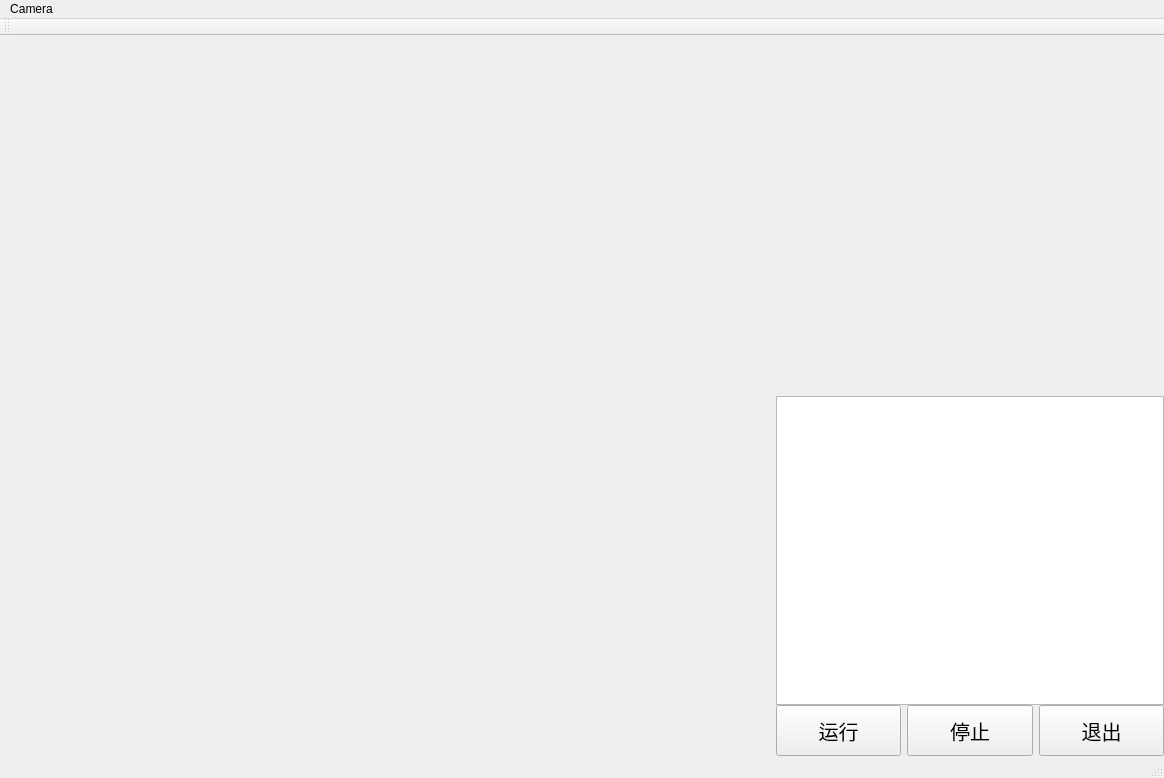
<?xml version="1.0" encoding="UTF-8"?>
<ui version="4.0">
 <class>MainWindow</class>
 <widget class="QMainWindow" name="MainWindow">
  <property name="geometry">
   <rect>
    <x>0</x>
    <y>0</y>
    <width>1164</width>
    <height>778</height>
   </rect>
  </property>
  <property name="sizePolicy">
   <sizepolicy hsizetype="Expanding" vsizetype="Expanding">
    <horstretch>0</horstretch>
    <verstretch>0</verstretch>
   </sizepolicy>
  </property>
  <property name="minimumSize">
   <size>
    <width>400</width>
    <height>300</height>
   </size>
  </property>
  <property name="windowTitle">
   <string>MainWindow</string>
  </property>
  <widget class="QWidget" name="centralWidget">
   <property name="sizePolicy">
    <sizepolicy hsizetype="Expanding" vsizetype="Expanding">
     <horstretch>0</horstretch>
     <verstretch>0</verstretch>
    </sizepolicy>
   </property>
   <layout class="QGridLayout" name="gridLayout_2" rowstretch="1,1" columnstretch="2,1">
    <property name="leftMargin">
     <number>0</number>
    </property>
    <property name="topMargin">
     <number>0</number>
    </property>
    <property name="rightMargin">
     <number>0</number>
    </property>
    <property name="bottomMargin">
     <number>0</number>
    </property>
    <property name="spacing">
     <number>0</number>
    </property>
    <item row="1" column="0">
     <layout class="QVBoxLayout" name="verticalLayout_2">
      <item>
       <widget class="CQtOpenCVViewerGl" name="opencvViewer_2" native="true"/>
      </item>
     </layout>
    </item>
    <item row="1" column="1">
     <layout class="QVBoxLayout" name="verticalLayout_3" stretch="6,1">
      <property name="spacing">
       <number>0</number>
      </property>
      <item>
       <widget class="QTextEdit" name="config_textEdit">
        <property name="textInteractionFlags">
         <set>Qt::TextSelectableByKeyboard|Qt::TextSelectableByMouse</set>
        </property>
       </widget>
      </item>
      <item>
       <layout class="QHBoxLayout" name="horizontalLayout">
        <item>
         <widget class="QPushButton" name="run_pushButton">
          <property name="sizePolicy">
           <sizepolicy hsizetype="Minimum" vsizetype="Expanding">
            <horstretch>0</horstretch>
            <verstretch>0</verstretch>
           </sizepolicy>
          </property>
          <property name="font">
           <font>
            <pointsize>15</pointsize>
           </font>
          </property>
          <property name="text">
           <string>运行</string>
          </property>
         </widget>
        </item>
        <item>
         <widget class="QPushButton" name="stop_pushButton">
          <property name="sizePolicy">
           <sizepolicy hsizetype="Minimum" vsizetype="Expanding">
            <horstretch>0</horstretch>
            <verstretch>0</verstretch>
           </sizepolicy>
          </property>
          <property name="font">
           <font>
            <pointsize>15</pointsize>
           </font>
          </property>
          <property name="text">
           <string>停止</string>
          </property>
         </widget>
        </item>
        <item>
         <widget class="QPushButton" name="exit_pushButton">
          <property name="sizePolicy">
           <sizepolicy hsizetype="Minimum" vsizetype="Expanding">
            <horstretch>0</horstretch>
            <verstretch>0</verstretch>
           </sizepolicy>
          </property>
          <property name="font">
           <font>
            <pointsize>15</pointsize>
           </font>
          </property>
          <property name="text">
           <string>退出</string>
          </property>
         </widget>
        </item>
       </layout>
      </item>
     </layout>
    </item>
    <item row="0" column="0" colspan="2">
     <layout class="QVBoxLayout" name="verticalLayout">
      <item>
       <widget class="CQtOpenCVViewerGl" name="opencvViewer_1" native="true"/>
      </item>
     </layout>
    </item>
   </layout>
  </widget>
  <widget class="QMenuBar" name="menuBar">
   <property name="geometry">
    <rect>
     <x>0</x>
     <y>0</y>
     <width>1164</width>
     <height>26</height>
    </rect>
   </property>
   <widget class="QMenu" name="menuCamera">
    <property name="title">
     <string>Camera</string>
    </property>
    <addaction name="actionConfig"/>
   </widget>
   <addaction name="menuCamera"/>
  </widget>
  <widget class="QToolBar" name="mainToolBar">
   <attribute name="toolBarArea">
    <enum>TopToolBarArea</enum>
   </attribute>
   <attribute name="toolBarBreak">
    <bool>false</bool>
   </attribute>
  </widget>
  <widget class="QStatusBar" name="statusBar"/>
  <action name="actionConfig">
   <property name="text">
    <string>Config</string>
   </property>
  </action>
 </widget>
 <layoutdefault spacing="6" margin="11"/>
 <customwidgets>
  <customwidget>
   <class>CQtOpenCVViewerGl</class>
   <extends>QWidget</extends>
   <header>cqtopencvviewergl.h</header>
   <container>1</container>
  </customwidget>
 </customwidgets>
 <resources/>
 <connections/>
</ui>
